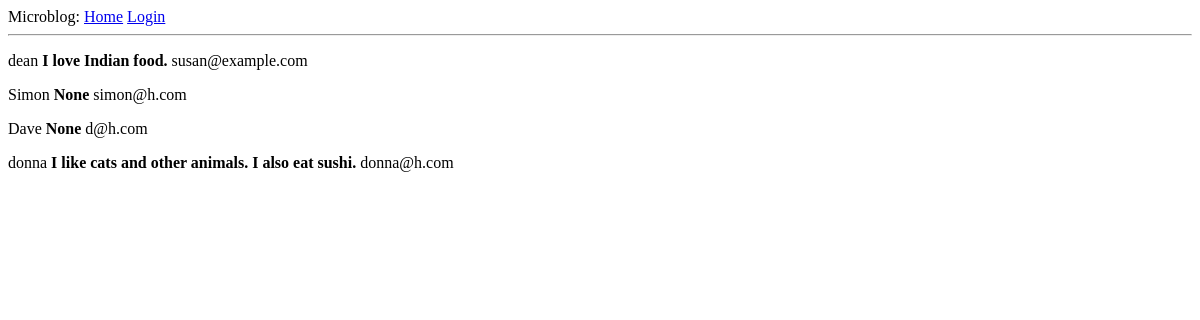
Page /userlist on the earlier database version.
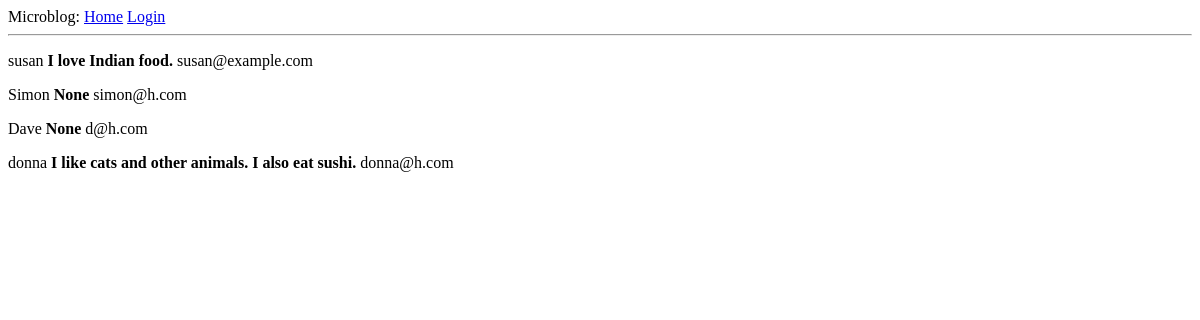
Same page on the later database version.
### app/models.py (models this page shows, shortened)
class User(UserMixin,db.Model):
    id = db.Column(db.Integer, primary_key=True)
    username = db.Column(db.String(64), index=True, unique=True)
    email = db.Column(db.String(120), index=True, unique=True)
    password_hash = db.Column(db.String(128))
    posts = db.relationship('Post', backref='author', lazy='dynamic')
    about_me = db.Column(db.String(140))
    last_seen = db.Column(db.DateTime, default=datetime.utcnow)
    followed = db.relationship(
    'User', secondary=followers,
    primaryjoin=(followers.c.follower_id == id),
    secondaryjoin=(followers.c.followed_id == id),
    backref=db.backref('followers', lazy='dynamic'), lazy='dynamic')

### app/routes.py (the view)
@app.route('/userlist')
def userlist():
    users = User.query.all()
    return render_template('userlist.html', users=users)

### app/routes.py (called while the page is built)
@app.before_request
def before_request():
    if current_user.is_authenticated:
        current_user.last_seen = datetime.utcnow()
        db.session.commit()

### app/templates/userlist.html
{% extends "base.html" %}
{% block content %}
    {% for user in users %}
        <div><p>{{ user.username }} <b>{{user.about_me}}</b> {{user.email}}</p></div>
    {% endfor %}
{% endblock %}

### app/templates/base.html (shortened to what this page needs)
<html>
    <head>
    </head>
    <body>
        <div>
            Microblog:
            <a href="{{ url_for('index') }}">Home</a>
            {% if current_user.is_anonymous %}
            <a href="{{ url_for('login') }}">Login</a>
            {% else %}
            <a href="{{ url_for('user', username=current_user.username) }}">Profile</a>
            <a href="{{ url_for('logout') }}">Logout</a>
            {% endif %}
          </div>
        <hr>
        {% block content %}{% endblock %}
    </body>
</html>

Differences in the rows shown:
changed User "I love Indian food.": username "dean" → "susan"
